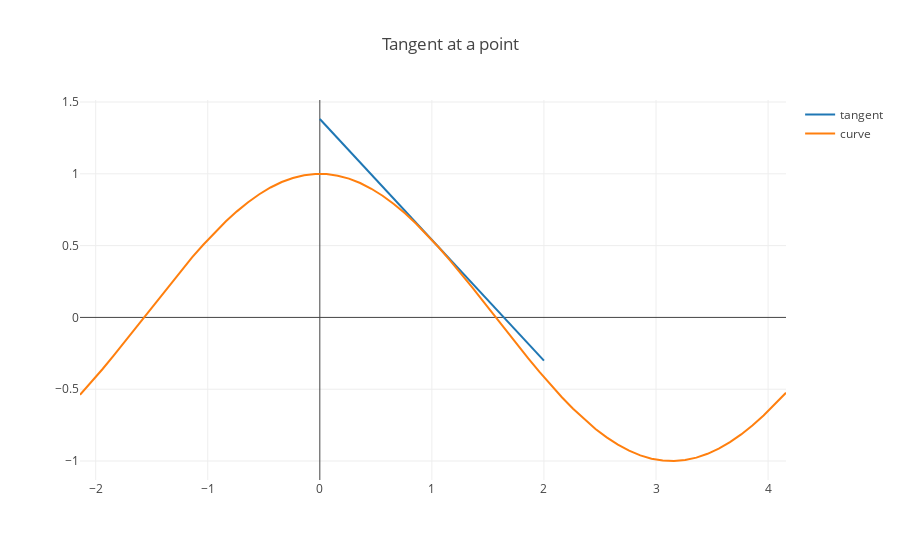

The notebook cell this image was saved under:
### Code cell
# Copied directly from example Modeule 2
'''
Math for Modelers Session #6 Python Module #2

Reading assignment:
"Think Python" 2nd Edition Chapter 7 (7.1-7.7)
“Think Python” 3rd Edition Chapter 7 (pages 75-81)

Module #2 objectives: 1) demonstrate numerical differentialtion,
and 2) illustrate results graphically.


A general function for calculating the slope between two points: x and
x+delta.  See Lial Section 11.3 dealing with instantaneous rates of change.
'''

# Define a function for demonstration.  This function may be changed.
def f(x):
    return cos(x)


point = 1.0  # This is a point at which a derivative will be calculated.

# Calculate values for the tangent.
w = arange(point - 1.0, point + 1.1, 0.1)
t = f(point) + limit * (w - point)

# Now we are going to plot the original function over a wider range.
# Define a domain for the function.
domain = 3.14

# Calculate values for the function on both sides of x=1.0.
u = arange(point - domain, point + domain + 0.1, 0.1)
z = f(u)


#Required for displaying plotly in jupyter notebook
plotly.offline.init_notebook_mode(connected=True)

# Create traces
tangent = Scatter(x=w, y=t, name='tangent')
curve = Scatter(x=u, y=z, name='curve')

plotly.offline.iplot({
    "data": [tangent, curve],
    "layout": Layout(title="Tangent at a point")
})

### Figure 1 — Plotly figure (JSON) as saved in the notebook; plotly's stock layout.template omitted (floating-point values rounded to 4 significant figures)
{"data": [{"name": "tangent", "type": "scatter", "x": [0, 0.1, 0.2, 0.3, 0.4, 0.5, 0.6, 0.7, 0.8, 0.9, 1, 1.1, 1.2, 1.3, 1.4, 1.5, 1.6, 1.7, 1.8, 1.9, 2], "y": [1.382, 1.298, 1.213, 1.129, 1.045, 0.961, 0.8769, 0.7927, 0.7086, 0.6244, 0.5403, 0.4562, 0.372, 0.2879, 0.2037, 0.1196, 0.03542, -0.04873, -0.1329, -0.217, -0.3012]}, {"name": "curve", "type": "scatter", "x": [-2.14, -2.04, -1.94, -1.84, -1.74, -1.64, -1.54, -1.44, -1.34, -1.24, -1.14, -1.04, -0.94, -0.84, -0.74, -0.64, -0.54, -0.44, -0.34, -0.24, -0.14, -0.04, 0.06, 0.16, 0.26, 0.36, 0.46, 0.56, 0.66, 0.76, 0.86, 0.96, 1.06, 1.16, 1.26, 1.36, 1.46, 1.56, 1.66, 1.76, 1.86, 1.96, 2.06, 2.16, 2.26, 2.36, 2.46, 2.56, 2.66, 2.76, 2.86, 2.96, 3.06, 3.16, 3.26, 3.36, 3.46, 3.56, 3.66, 3.76, 3.86, 3.96, 4.06, 4.16], "y": [-0.539, -0.4522, -0.3609, -0.266, -0.1684, -0.06915, 0.03079, 0.1304, 0.2288, 0.3248, 0.4176, 0.5062, 0.5898, 0.6675, 0.7385, 0.8021, 0.8577, 0.9048, 0.9428, 0.9713, 0.9902, 0.9992, 0.9982, 0.9872, 0.9664, 0.9359, 0.8961, 0.8473, 0.79, 0.7248, 0.6524, 0.5735, 0.4889, 0.3993, 0.3058, 0.2092, 0.1106, 0.0108, -0.08909, -0.1881, -0.2852, -0.3795, -0.4699, -0.5557, -0.6359, -0.7098, -0.7766, -0.8356, -0.8863, -0.9281, -0.9606, -0.9836, -0.9967, -0.9998, -0.993, -0.9762, -0.9497, -0.9137, -0.8686, -0.8148, -0.7529, -0.6834, -0.6071, -0.5247]}], "layout": {"title": "Tangent at a point"}}
